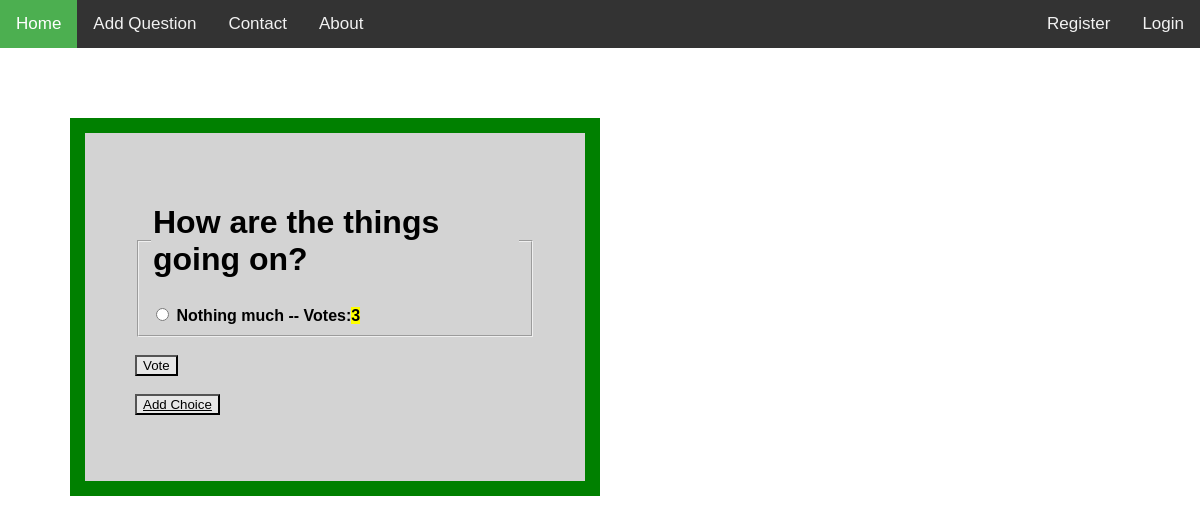
Page /polls/3/ on the committed database.
### polls/models.py (models this page shows, shortened)
class Question(models.Model):
	question_text = models.CharField(max_length=200)
	pub_date = models.DateTimeField("date published")
	author = models.ForeignKey(User, on_delete=models.CASCADE)

class Choice(models.Model):
	question=models.ForeignKey(Question, on_delete=models.CASCADE)
	choice_text = models.CharField(max_length=200)
	votes=models.IntegerField(default=0)

### polls/views.py (the view)
# urls.py: path("<int:question_id>/",views.detail, name="detail"),
def detail(request, question_id):
	question_detail = get_object_or_404(Question, pk=question_id)
	return render(request, "polls/detail.html", {"question":question_detail})

### polls/templates/polls/detail.html (shortened to what this page needs)
{% extends "polls/base.html" %}
{% block content %}
	<form action="{% url 'vote' question.id %}" method="post">
		<fieldset>
		<legend><h1>{{ question.question_text }}</h1></legend>
		{% for ch in question.choice_set.all %}
		   <input type="radio" name="choice" id="choice{{ forloop.counter }}" value="{{ ch.id }}">
		   <label for="choice{{ forloop.counter }}"><strong>{{ ch.choice_text }} -- Votes:<mark style="background-color: yellow;color: black;">{{ ch.votes }}</mark></strong></label><br>
		{% endfor %}
		</fieldset>
		<br>
		<input type="submit" value="Vote" style="background-color: #e7e7e7; color: black;"><br>
		<br>
		<button style="background-color: #e7e7e7; color: black;"><a href="{% url 'add_choice' question.id %}" style="color:black;">Add Choice</a></button>
	</form>
{% endblock %}

### polls/templates/polls/base.html (style rules this page uses)
body { margin: 0; font-family: Arial, Helvetica, sans-serif; }

### rows in the picture
Question: question_text "How are the things going on?"
Choice: choice_text "Nothing much", votes "3"
